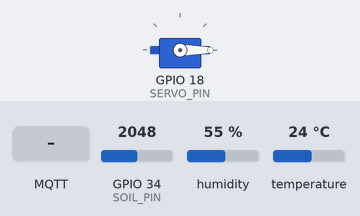
This sketch was run on a simulated ESP32. On the bench: servo. The inputs (shaded band) are chosen by the test bench; at power-on: GPIO 34 (SOIL_PIN) = 2048, humidity 55 %, temperature 24 °C. WiFi joins after 1.5 s; servers stay silent unless stated; random numbers use the default seed unless the sketch sets one; no MQTT or app messages arrive unless stated; what the sketch prints to the serial monitor is not drawn.

Above: at 2.7 s.
2.8 s: MQTT message "ON" arrives on the first subscribed topic
At 3.9 s:
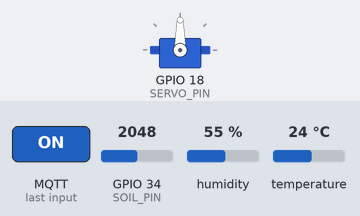
7.3 s: MQTT message "plant/sprayer" arrives on the first subscribed topic
8.8 s: MQTT message "1" arrives on the first subscribed topic
Timing chart, 0 to 11.8 s (numbered marks = the images above; inputs shaded):
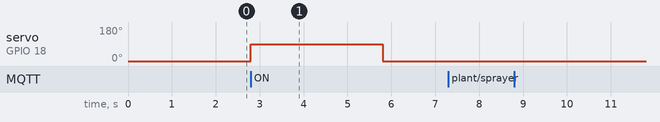

Measured:
- after the input at 2.8 s, servo on GPIO 18 (SERVO_PIN): 0° → 90° at once, → 0° 3.0 s later
- after the input at 7.3 s, every drawn part: stays the same
- after the input at 8.8 s, every drawn part: stays the same

The sketch:

esp32_firmware.ino
```cpp
#include <WiFi.h>
#include <PubSubClient.h>
#include <DHT.h>
#include <ESP32Servo.h>

// WiFi Configuration
const char* ssid = "YOUR_WIFI_SSID";
const char* password = "YOUR_WIFI_PASSWORD";

// HiveMQ Configuration
const char* mqtt_server = "YOUR_HIVEMQ_HOST"; // e.g. xxx.s1.eu.hivemq.cloud
const int mqtt_port = 8883;
const char* mqtt_user = "YOUR_USERNAME";
const char* mqtt_pass = "YOUR_PASSWORD";

// Pins
#define DHTPIN 4
#define DHTTYPE DHT11
#define SOIL_PIN 34
#define SERVO_PIN 18

DHT dht(DHTPIN, DHTTYPE);
Servo sprayerServo;
WiFiClientSecure espClient;
PubSubClient client(espClient);

long lastMsg = 0;

void setup_wifi() {
  delay(10);
  Serial.println();
  Serial.print("Connecting to ");
  Serial.println(ssid);

  WiFi.begin(ssid, password);

  while (WiFi.status() != WL_CONNECTED) {
    delay(500);
    Serial.print(".");
  }

  Serial.println("");
  Serial.println("WiFi connected");
}

void callback(char* topic, byte* payload, unsigned int length) {
  String message;
  for (int i = 0; i < length; i++) {
    message += (char)payload[i];
  }
  Serial.println("Message arrived [" + String(topic) + "] " + message);

  if (String(topic) == "plant/sprayer") {
    if (message == "ON") {
      Serial.println("⚠️ Disease detected! Starting Sprayer...");
      sprayerServo.write(90);  // Rotate to spray position
      delay(3000);             // Spray for 3 seconds
      sprayerServo.write(0);   // Return to idle
      Serial.println("✅ Spraying complete.");
    }
  }
}

void reconnect() {
  while (!client.connected()) {
    Serial.print("Attempting MQTT connection...");
    String clientId = "ESP32_Plant_" + String(random(0xffff), HEX);
    if (client.connect(clientId.c_str(), mqtt_user, mqtt_pass)) {
      Serial.println("connected");
      client.subscribe("plant/sprayer"); // Ensure we are subscribed to the correct topic
    } else {
      Serial.print("failed, rc=");
      Serial.print(client.state());
      Serial.println(" try again in 5 seconds");
      delay(5000);
    }
  }
}

void setup() {
  Serial.begin(115200);
  setup_wifi();

  // Configure SSL for HiveMQ Cloud
  espClient.setInsecure(); // For production, use CA Certificate

  client.setServer(mqtt_server, mqtt_port);
  client.setCallback(callback);

  dht.begin();
  sprayerServo.attach(SERVO_PIN);
  sprayerServo.write(0);
}

void loop() {
  if (!client.connected()) {
    reconnect();
  }
  client.loop();

  long now = millis();
  if (now - lastMsg > 5000) {
    lastMsg = now;

    float h = dht.readHumidity();
    float t = dht.readTemperature();
    int soilValue = analogRead(SOIL_PIN);
    int soilPercent = map(soilValue, 4095, 0, 0, 100); // Adjust based on your sensor

    if (!isnan(h) && !isnan(t)) {
      client.publish("plant/temperature", String(t).c_str());
      client.publish("plant/humidity", String(h).c_str());
      client.publish("plant/soil", String(soilPercent).c_str());

      Serial.printf("Published: T:%.1f H:%.1f S:%d\n", t, h, soilPercent);
    }
  }
}
```
